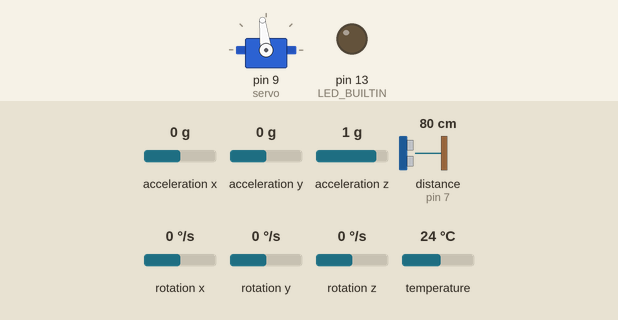
Simulated run of this sketch. Board: Arduino Mega 2560, built with avr-gcc and run on an emulated ATmega2560. On the bench: servo, output pins drawn as LEDs (lit = HIGH). Inputs (shaded band) come from the test bench; at power-on: rotation x 0 °/s, distance to the obstacle (sensor on pin 7) 80 cm, acceleration y 0 g, acceleration x 0 g, acceleration z 1 g, rotation y 0 °/s, rotation z 0 °/s, temperature 24 °C. The echo pulse lasts 58.3 µs per cm; what the sketch prints to the serial monitor is not drawn.

Above: at 4.8 s.
4.9 s: rotation x set to -192 °/s
At 5.7 s:
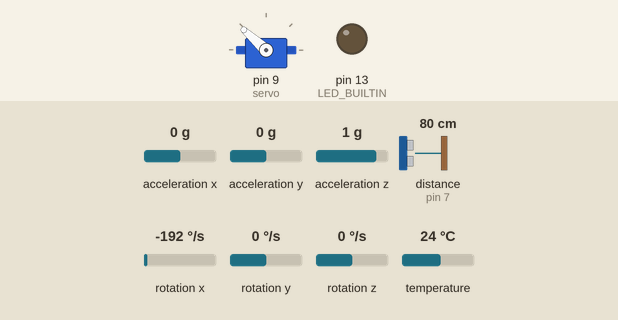
7.9 s: distance to the obstacle (sensor on pin 7) set to 45 cm
10.9 s: distance to the obstacle (sensor on pin 7) set to 38 cm
At 11.15 s:
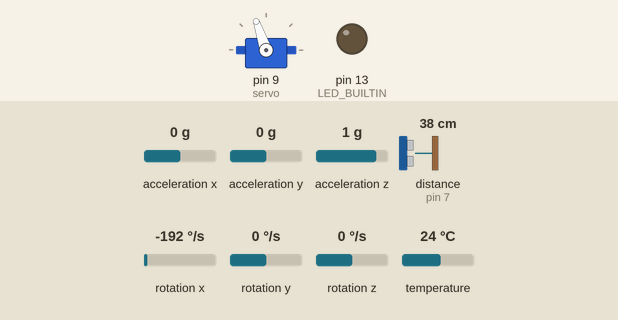
13.9 s: acceleration y set to -1.4 g
15.4 s: acceleration y set to -0.4 g
18.4 s: acceleration y set to -0.2 g
Timing chart, 0 to 22.4 s (numbered marks = the images above; inputs shaded):
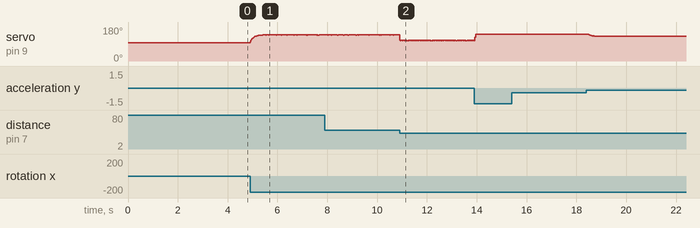

Measured:
- the behaviour switches between 41 and 40 cm on distance to the obstacle (sensor on pin 7) (found by bisection; images 1 and 2)
- after the input at 15.4 s, every drawn part: stays the same

The sketch:

control_carrito_matlab.ino
```cpp
/* PID de posicion del carrito + control P del angulo de la barra.
 * HC-SR04: TRIG 6, ECHO 7. MPU6050 por I2C. Servo en 9.
 * Mantener la barra quieta al arrancar para calibrar el giroscopio.
 * MATLAB: "abcd" + referencia_cm + distancia_cm + servo_us (3 float32 LE).
 * Control y TX: 50 Hz. Sonar: una lectura cada 60 ms, retenida entre ecos.
 * distancia_cm = -1 indica falta de eco. No abrir el Monitor Serie.
 * LED encendido: fallo IMU, periodo excedido o trama omitida (queda latcheado).
 */
#include <Wire.h>
#include <Servo.h>
#include <NewPing.h>
#include <Adafruit_MPU6050.h>
#include <Adafruit_Sensor.h>
#include <math.h>

// -------- Parametros para modificar --------
const float REFERENCIA_CM = 17.0f; // Distancia deseada desde el sensor: medir.
const float ko = 10.0f;
const float To = 1.34f; // segundos
const float kp = ko * 0.45;            // grados / cm
const float ki = 0; //0.45*(ko/To);            // grados / (cm*s)
const float kd = 0.2;            // grados*s / cm
const float MAX_ANGULO = 15.0f;    // Limite de inclinacion de la barra.
const float KP_ANGULO = 20.0f;    // us / grado, ajustar primero este lazo.
// Ganancias iniciales de prueba, no sintonizadas para el mecanismo.
// Calibracion de mover_servo.ino: comandos nominales, no angulos de barra.
const int ANGULO_SERVO_CERO = 7;
const int ANGULO_SERVO_MIN = -35; // -42 grados nominales respecto del cero.
const int ANGULO_SERVO_MAX = 81;  // +74 grados nominales respecto del cero.
// Reproduce Servo.write(comando + 90) con el attach() del ensayo.
const int PULSO_CENTRO = MIN_PULSE_WIDTH +
    (long)(ANGULO_SERVO_CERO + 90) * (MAX_PULSE_WIDTH - MIN_PULSE_WIDTH) / 180;
const int PULSO_MIN = MIN_PULSE_WIDTH +
    (long)(ANGULO_SERVO_MIN + 90) * (MAX_PULSE_WIDTH - MIN_PULSE_WIDTH) / 180;
//const int PULSO_MAX = MIN_PULSE_WIDTH +
    //(long)(ANGULO_SERVO_MAX + 90) * (MAX_PULSE_WIDTH - MIN_PULSE_WIDTH) / 180;
const int PULSO_MAX = 2000;
const float CERO_IMU = 0.0f;      // Angulo del acelerometro con barra horizontal.
// +1 si angulo positivo hace AUMENTAR distancia; -1 si la hace disminuir.
const float SIGNO_POSICION = 1.0f;
// +1 si aumentar pulso AUMENTA angulo medido; -1 si lo disminuye.
const float SIGNO_SERVO = 1.0f;
const float ALFA = 0.8464f; // 0.92^2: conserva aproximadamente la constante a 50 Hz.
const unsigned long TS_US = 20000UL;
const unsigned long SONAR_US = 20000UL;
// 16 bytes * 10 bits / 115200 = 1389 us; margen para llamadas e interrupciones.
const unsigned long RESERVA_TX_US = 2500UL;
static_assert(sizeof(float) == 4, "La trama requiere float32");
unsigned long siguienteControl, ultimoControl;
unsigned long periodosExcedidos = 0, tramasOmitidas = 0;
unsigned long erroresIMU = 0;
float derivadaError = 0; // cm/s; conserva d[k-1] entre mediciones.
float errorAnterior = 0; // Error de la ultima medicion valida.

Servo servo;
Adafruit_MPU6050 mpu;
NewPing sonar(6, 7, 40);          // Hasta 40 cm.
float angulo = 0, biasGyro = 0;
float distancia = 0;
float referenciaAngulo = 0, integral = 0;
bool distanciaValida = false;
int pulso = PULSO_CENTRO;
unsigned long ultimaIMU, ultimaPosicion;


float anguloAccel(const sensors_event_t &a) {
  // Mismo eje y expresion que en control_angulo.ino.
  return atan2(a.acceleration.y,
               sqrt(sq(a.acceleration.x) + sq(a.acceleration.z))) *
         180.0f / PI - CERO_IMU;
}

bool leerIMU(sensors_event_t &a, sensors_event_t &g, sensors_event_t &t) {
  // Core AVR (Uno/Nano/Mega): evitar una espera infinita ante ruido en I2C.
  Wire.clearWireTimeoutFlag();
  const bool ok = mpu.getEvent(&a, &g, &t);
  // getEvent de Adafruit no propaga todos los errores de lectura de Wire.
  if (!ok || Wire.getWireTimeoutFlag() ||
      !isfinite(a.acceleration.x) || !isfinite(a.acceleration.y) ||
      !isfinite(a.acceleration.z) || !isfinite(g.gyro.x)) {
    ++erroresIMU;
    digitalWrite(LED_BUILTIN, HIGH);
    return false;
  }
  return true;
}

void actualizarAngulo() {
  unsigned long ahora = micros();
  // Se llama una sola vez por periodo de control.
  float dt = (ahora - ultimaIMU) * 1e-6f;
  ultimaIMU = ahora;
  sensors_event_t a, g, t;
  if (!leerIMU(a, g, t)) {
    integral = 0;
    // Conservar el ultimo mando y reintentar en el siguiente periodo.
    return;
  }
  float velocidad = (g.gyro.x - biasGyro) * 180.0f / PI;
  angulo = ALFA * (angulo + velocidad * dt) + (1.0f - ALFA) * anguloAccel(a);

  // El PID de posicion pide grados; este lazo entrega microsegundos.
  float mando = PULSO_CENTRO + SIGNO_SERVO * KP_ANGULO * (referenciaAngulo - angulo);
  pulso = (int)lroundf(constrain(mando, (float)PULSO_MIN, (float)PULSO_MAX));
  servo.writeMicroseconds(pulso);
}


void actualizarPosicion(float dt) {

  const unsigned long ahora = micros();

  if (ahora - ultimaPosicion >= SONAR_US) {

    const float dtMedicion = (ahora - ultimaPosicion) * 1e-6f;

    ultimaPosicion = ahora;

    const unsigned int eco = sonar.ping(); // Timeout limitado por alcance de 40 cm.

    if (eco == 0) {

      distanciaValida = false;

      derivadaError = 0; // Reiniciar memoria si se pierde el eco.

    } else {

      distancia = eco / 58.574f;

      const float errorMedicion = REFERENCIA_CM - distancia;


      if (distanciaValida) {

        // Tustin: s = (2/T)*(1-z^-1)/(1+z^-1).

        // d[k] = (2/T)*(e[k]-e[k-1]) - d[k-1].

        // Derivador ideal: puede mantener oscilaciones por ruido (polo z=-1).

        derivadaError = (2.0f / dtMedicion) *

                       (errorMedicion - errorAnterior) - derivadaError;

      } else {

        // Primera lectura o recuperacion del eco: iniciar sin salto derivativo.

        derivadaError = 0;

      }


      errorAnterior = errorMedicion;

      distanciaValida = true;

    }

  }

  if (!distanciaValida) {
    referenciaAngulo = 0;
    integral = 0;
    return;
  }
  // PID a 50 Hz con la ultima medicion y derivada disponibles.
  const float error = REFERENCIA_CM - distancia;
  const float nuevaIntegral = ki == 0 ? 0 : integral + ki * error * dt;
  float salida = kp * error + nuevaIntegral + kd * derivadaError;
  if (ki == 0 || (salida >= -MAX_ANGULO && salida <= MAX_ANGULO) ||
      (salida > MAX_ANGULO && ki * error < 0) ||
      (salida < -MAX_ANGULO && ki * error > 0)) {
    integral = nuevaIntegral;
  }
  salida = kp * error + integral + kd * derivadaError;
  referenciaAngulo = SIGNO_POSICION * constrain(salida, -MAX_ANGULO, MAX_ANGULO);
}

void enviarRegistro(unsigned long limite) {
  const long restante = (long)(limite - micros());
  if (restante < (long)RESERVA_TX_US || Serial.availableForWrite() < 16) {
    ++tramasOmitidas;
    digitalWrite(LED_BUILTIN, HIGH);
    return; // No iniciar una trama que no entra en el tiempo disponible.
  }
  const float valores[] = {REFERENCIA_CM, distanciaValida ? distancia : -1.0f,
                          (float)pulso};
  Serial.write("abcd", 4);
  Serial.write(reinterpret_cast<const byte *>(valores), sizeof(valores));
  // No usar Serial.flush(): la UART transmite en segundo plano.
}
void setup() {
  Serial.begin(115200);
  pinMode(LED_BUILTIN, OUTPUT);
  Wire.begin();
  Wire.setWireTimeout(3000UL, true); // Por espera I2C; reinicia TWI al vencer.
  Wire.setClock(400000);
  if (!mpu.begin(0x68)) {
    digitalWrite(LED_BUILTIN, HIGH); // Error IMU: no mezclar texto con binario.
    while (true) delay(100);
  }
  mpu.setAccelerometerRange(MPU6050_RANGE_2_G);
  mpu.setGyroRange(MPU6050_RANGE_500_DEG);
  mpu.setFilterBandwidth(MPU6050_BAND_44_HZ);
  pulso = constrain(PULSO_CENTRO, PULSO_MIN, PULSO_MAX);
  servo.writeMicroseconds(pulso);
  servo.attach(9); // Mismo rango predeterminado que mover_servo.ino.
  delay(1000);

  sensors_event_t a, g, t;
  for (int i = 0; i < 500; i++) {
    if (!leerIMU(a, g, t)) {
      // No arrancar el control con una calibracion incompleta.
      while (true) delay(100); // Corregir conexion y reiniciar.
    }
    biasGyro += g.gyro.x;
    delay(3);
  }
  biasGyro /= 500;
  angulo = anguloAccel(a);
  ultimaIMU = micros();
  ultimaPosicion = ultimaIMU - SONAR_US; // Medir en el primer ciclo.
  ultimoControl = ultimaIMU;
  siguienteControl = ultimaIMU + TS_US;
}

void loop() {
  const unsigned long ahora = micros();
  if ((long)(ahora - siguienteControl) < 0) return;
  siguienteControl += TS_US;
  // Si ya se perdio un periodo, no ejecutar rafagas de controles atrasados.
  if ((long)(ahora - siguienteControl) >= 0) {
    ++periodosExcedidos;
    digitalWrite(LED_BUILTIN, HIGH);
    siguienteControl = ahora + TS_US;
  }
  const float dt = (ahora - ultimoControl) * 1e-6f;
  ultimoControl = ahora;
  actualizarPosicion(dt);
  actualizarAngulo();
  enviarRegistro(siguienteControl);
  if ((long)(micros() - siguienteControl) >= 0) {
    ++periodosExcedidos;
    digitalWrite(LED_BUILTIN, HIGH);
    siguienteControl = micros() + TS_US;
  }
}
```
